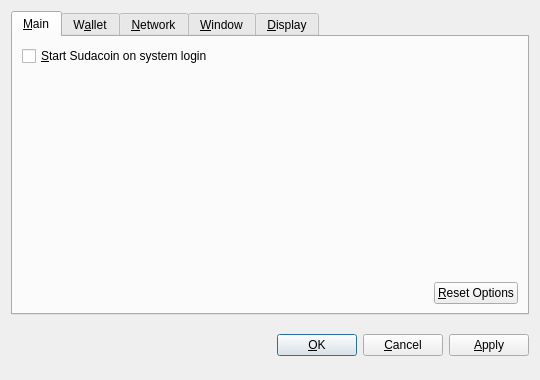
<?xml version="1.0" encoding="UTF-8"?>
<ui version="4.0">
 <class>OptionsDialog</class>
 <widget class="QDialog" name="OptionsDialog">
  <property name="geometry">
   <rect>
    <x>0</x>
    <y>0</y>
    <width>540</width>
    <height>380</height>
   </rect>
  </property>
  <property name="windowTitle">
   <string>Options</string>
  </property>
  <property name="modal">
   <bool>true</bool>
  </property>
  <layout class="QVBoxLayout" name="verticalLayout">
   <item>
    <widget class="QTabWidget" name="tabWidget">
     <property name="tabPosition">
      <enum>QTabWidget::North</enum>
     </property>
     <property name="currentIndex">
      <number>0</number>
     </property>
     <widget class="QWidget" name="tabMain">
      <attribute name="title">
       <string>&amp;Main</string>
      </attribute>
      <layout class="QVBoxLayout" name="verticalLayout_Main">
       <item>
        <widget class="QCheckBox" name="bitcoinAtStartup">
         <property name="toolTip">
          <string>Automatically start Sudacoin after logging in to the system.</string>
         </property>
         <property name="text">
          <string>&amp;Start Sudacoin on system login</string>
         </property>
        </widget>
       </item>
       <item>
        <spacer name="verticalSpacer_Main">
         <property name="orientation">
          <enum>Qt::Vertical</enum>
         </property>
         <property name="sizeHint" stdset="0">
          <size>
           <width>20</width>
           <height>40</height>
          </size>
         </property>
        </spacer>
       </item>
       <item>
        <layout class="QHBoxLayout" name="horizontalLayout_2_Main">
         <item>
          <spacer name="horizontalSpacer_2_Main">
           <property name="orientation">
            <enum>Qt::Horizontal</enum>
           </property>
           <property name="sizeHint" stdset="0">
            <size>
             <width>40</width>
             <height>20</height>
            </size>
           </property>
          </spacer>
         </item>
         <item>
          <widget class="QPushButton" name="resetButton">
           <property name="toolTip">
            <string>Reset all client options to default.</string>
           </property>
           <property name="text">
            <string>&amp;Reset Options</string>
           </property>
           <property name="autoDefault">
            <bool>false</bool>
           </property>
          </widget>
         </item>
        </layout>
       </item>
      </layout>
     </widget>
     <widget class="QWidget" name="tabWallet">
      <attribute name="title">
       <string>W&amp;allet</string>
      </attribute>
      <layout class="QVBoxLayout" name="verticalLayout_Network">
       <item>
        <widget class="QLabel" name="transactionFeeInfoLabel">
         <property name="text">
          <string>Optional transaction fee per kB that helps make sure your transactions are processed quickly. Most transactions are 1 kB.</string>
         </property>
         <property name="textFormat">
          <enum>Qt::PlainText</enum>
         </property>
         <property name="wordWrap">
          <bool>true</bool>
         </property>
        </widget>
       </item>
       <item>
        <layout class="QHBoxLayout" name="horizontalLayout_1_Main">
         <item>
          <widget class="QLabel" name="transactionFeeLabel">
           <property name="text">
            <string>Pay transaction &amp;fee</string>
           </property>
           <property name="textFormat">
            <enum>Qt::PlainText</enum>
           </property>
           <property name="buddy">
            <cstring>transactionFee</cstring>
           </property>
          </widget>
         </item>
         <item>
          <widget class="BitcoinAmountField" name="transactionFee"/>
         </item>
         <item>
          <spacer name="horizontalSpacer_1_Main">
           <property name="orientation">
            <enum>Qt::Horizontal</enum>
           </property>
           <property name="sizeHint" stdset="0">
            <size>
             <width>40</width>
             <height>20</height>
            </size>
           </property>
          </spacer>
         </item>
        </layout>
       </item>
       <item>
        <widget class="QLabel" name="label">
         <property name="text">
          <string>If you disable the spending of unconfirmed change, the change from a transaction cannot be used until that transaction has at least one confirmation. This also affects how your balance is computed.</string>
         </property>
         <property name="wordWrap">
          <bool>true</bool>
         </property>
        </widget>
       </item>
       <item>
        <widget class="QCheckBox" name="spendZeroConfChange">
         <property name="text">
          <string>Spend unconfirmed change  (experts only)</string>
         </property>
        </widget>
       </item>
       <item>
        <spacer name="verticalSpacer">
         <property name="orientation">
          <enum>Qt::Vertical</enum>
         </property>
         <property name="sizeHint" stdset="0">
          <size>
           <width>20</width>
           <height>40</height>
          </size>
         </property>
        </spacer>
       </item>
      </layout>
     </widget>
     <widget class="QWidget" name="tabNetwork">
      <attribute name="title">
       <string>&amp;Network</string>
      </attribute>
      <layout class="QVBoxLayout" name="verticalLayout_Network">
       <item>
        <widget class="QCheckBox" name="mapPortUpnp">
         <property name="toolTip">
          <string>Automatically open the Sudacoin client port on the router. This only works when your router supports UPnP and it is enabled.</string>
         </property>
         <property name="text">
          <string>Map port using &amp;UPnP</string>
         </property>
        </widget>
       </item>
       <item>
        <widget class="QCheckBox" name="connectSocks">
         <property name="toolTip">
          <string>Connect to the Sudacoin network through a SOCKS proxy (e.g. when connecting through Tor).</string>
         </property>
         <property name="text">
          <string>&amp;Connect through SOCKS proxy:</string>
         </property>
        </widget>
       </item>
       <item>
        <layout class="QHBoxLayout" name="horizontalLayout_Network">
         <item>
          <widget class="QLabel" name="proxyIpLabel">
           <property name="text">
            <string>Proxy &amp;IP:</string>
           </property>
           <property name="textFormat">
            <enum>Qt::PlainText</enum>
           </property>
           <property name="buddy">
            <cstring>proxyIp</cstring>
           </property>
          </widget>
         </item>
         <item>
          <widget class="QValidatedLineEdit" name="proxyIp">
           <property name="maximumSize">
            <size>
             <width>140</width>
             <height>16777215</height>
            </size>
           </property>
           <property name="toolTip">
            <string>IP address of the proxy (e.g. 127.0.0.1)</string>
           </property>
          </widget>
         </item>
         <item>
          <widget class="QLabel" name="proxyPortLabel">
           <property name="text">
            <string>&amp;Port:</string>
           </property>
           <property name="textFormat">
            <enum>Qt::PlainText</enum>
           </property>
           <property name="buddy">
            <cstring>proxyPort</cstring>
           </property>
          </widget>
         </item>
         <item>
          <widget class="QLineEdit" name="proxyPort">
           <property name="maximumSize">
            <size>
             <width>55</width>
             <height>16777215</height>
            </size>
           </property>
           <property name="toolTip">
            <string>Port of the proxy (e.g. 9050)</string>
           </property>
          </widget>
         </item>
         <item>
          <widget class="QLabel" name="socksVersionLabel">
           <property name="text">
            <string>SOCKS &amp;Version:</string>
           </property>
           <property name="textFormat">
            <enum>Qt::PlainText</enum>
           </property>
           <property name="buddy">
            <cstring>socksVersion</cstring>
           </property>
          </widget>
         </item>
         <item>
          <widget class="QValueComboBox" name="socksVersion">
           <property name="toolTip">
            <string>SOCKS version of the proxy (e.g. 5)</string>
           </property>
          </widget>
         </item>
         <item>
          <spacer name="horizontalSpacer_Network">
           <property name="orientation">
            <enum>Qt::Horizontal</enum>
           </property>
           <property name="sizeHint" stdset="0">
            <size>
             <width>40</width>
             <height>20</height>
            </size>
           </property>
          </spacer>
         </item>
        </layout>
       </item>
       <item>
        <spacer name="verticalSpacer_Network">
         <property name="orientation">
          <enum>Qt::Vertical</enum>
         </property>
         <property name="sizeHint" stdset="0">
          <size>
           <width>20</width>
           <height>40</height>
          </size>
         </property>
        </spacer>
       </item>
      </layout>
     </widget>
     <widget class="QWidget" name="tabWindow">
      <attribute name="title">
       <string>&amp;Window</string>
      </attribute>
      <layout class="QVBoxLayout" name="verticalLayout_Window">
       <item>
        <widget class="QCheckBox" name="minimizeToTray">
         <property name="toolTip">
          <string>Show only a tray icon after minimizing the window.</string>
         </property>
         <property name="text">
          <string>&amp;Minimize to the tray instead of the taskbar</string>
         </property>
        </widget>
       </item>
       <item>
        <widget class="QCheckBox" name="minimizeOnClose">
         <property name="toolTip">
          <string>Minimize instead of exit the application when the window is closed. When this option is enabled, the application will be closed only after selecting Quit in the menu.</string>
         </property>
         <property name="text">
          <string>M&amp;inimize on close</string>
         </property>
        </widget>
       </item>
       <item>
        <spacer name="verticalSpacer_Window">
         <property name="orientation">
          <enum>Qt::Vertical</enum>
         </property>
         <property name="sizeHint" stdset="0">
          <size>
           <width>20</width>
           <height>40</height>
          </size>
         </property>
        </spacer>
       </item>
      </layout>
     </widget>
     <widget class="QWidget" name="tabDisplay">
      <attribute name="title">
       <string>&amp;Display</string>
      </attribute>
      <layout class="QVBoxLayout" name="verticalLayout_Display">
       <item>
        <layout class="QHBoxLayout" name="horizontalLayout_1_Display">
         <item>
          <widget class="QLabel" name="langLabel">
           <property name="text">
            <string>User Interface &amp;language:</string>
           </property>
           <property name="textFormat">
            <enum>Qt::PlainText</enum>
           </property>
           <property name="buddy">
            <cstring>lang</cstring>
           </property>
          </widget>
         </item>
         <item>
          <widget class="QValueComboBox" name="lang">
           <property name="toolTip">
            <string>The user interface language can be set here. This setting will take effect after restarting Sudacoin.</string>
           </property>
          </widget>
         </item>
        </layout>
       </item>
       <item>
        <layout class="QHBoxLayout" name="horizontalLayout_2_Display">
         <item>
          <widget class="QLabel" name="unitLabel">
           <property name="text">
            <string>&amp;Unit to show amounts in:</string>
           </property>
           <property name="textFormat">
            <enum>Qt::PlainText</enum>
           </property>
           <property name="buddy">
            <cstring>unit</cstring>
           </property>
          </widget>
         </item>
         <item>
          <widget class="QValueComboBox" name="unit">
           <property name="toolTip">
            <string>Choose the default subdivision unit to show in the interface and when sending coins.</string>
           </property>
          </widget>
         </item>
        </layout>
       </item>
       <item>
        <widget class="QCheckBox" name="displayAddresses">
         <property name="toolTip">
          <string>Whether to show Sudacoin addresses in the transaction list or not.</string>
         </property>
         <property name="text">
          <string>&amp;Display addresses in transaction list</string>
         </property>
        </widget>
       </item>
       <item>
        <widget class="QCheckBox" name="coinControlFeatures">
         <property name="toolTip">
          <string>Whether to show coin control features or not.</string>
         </property>
         <property name="text">
          <string>Display coin &amp;control features (experts only!)</string>
         </property>
        </widget>
       </item>
       <item>
        <spacer name="verticalSpacer_Display">
         <property name="orientation">
          <enum>Qt::Vertical</enum>
         </property>
         <property name="sizeHint" stdset="0">
          <size>
           <width>20</width>
           <height>40</height>
          </size>
         </property>
        </spacer>
       </item>
      </layout>
     </widget>
    </widget>
   </item>
   <item>
    <layout class="QHBoxLayout" name="horizontalLayout_Buttons">
     <item>
      <spacer name="horizontalSpacer_1">
       <property name="orientation">
        <enum>Qt::Horizontal</enum>
       </property>
       <property name="sizeHint" stdset="0">
        <size>
         <width>40</width>
         <height>48</height>
        </size>
       </property>
      </spacer>
     </item>
     <item>
      <widget class="QLabel" name="statusLabel">
       <property name="font">
        <font>
         <weight>75</weight>
         <bold>true</bold>
        </font>
       </property>
       <property name="text">
        <string/>
       </property>
       <property name="textFormat">
        <enum>Qt::PlainText</enum>
       </property>
       <property name="wordWrap">
        <bool>true</bool>
       </property>
      </widget>
     </item>
     <item>
      <spacer name="horizontalSpacer_2">
       <property name="orientation">
        <enum>Qt::Horizontal</enum>
       </property>
       <property name="sizeHint" stdset="0">
        <size>
         <width>40</width>
         <height>48</height>
        </size>
       </property>
      </spacer>
     </item>
     <item>
      <widget class="QPushButton" name="okButton">
       <property name="text">
        <string>&amp;OK</string>
       </property>
      </widget>
     </item>
     <item>
      <widget class="QPushButton" name="cancelButton">
       <property name="text">
        <string>&amp;Cancel</string>
       </property>
       <property name="autoDefault">
        <bool>false</bool>
       </property>
      </widget>
     </item>
     <item>
      <widget class="QPushButton" name="applyButton">
       <property name="text">
        <string>&amp;Apply</string>
       </property>
       <property name="autoDefault">
        <bool>false</bool>
       </property>
      </widget>
     </item>
    </layout>
   </item>
  </layout>
 </widget>
 <customwidgets>
  <customwidget>
   <class>BitcoinAmountField</class>
   <extends>QSpinBox</extends>
   <header>bitcoinamountfield.h</header>
  </customwidget>
  <customwidget>
   <class>QValueComboBox</class>
   <extends>QComboBox</extends>
   <header>qvaluecombobox.h</header>
  </customwidget>
  <customwidget>
   <class>QValidatedLineEdit</class>
   <extends>QLineEdit</extends>
   <header>qvalidatedlineedit.h</header>
  </customwidget>
 </customwidgets>
 <resources/>
 <connections/>
</ui>
